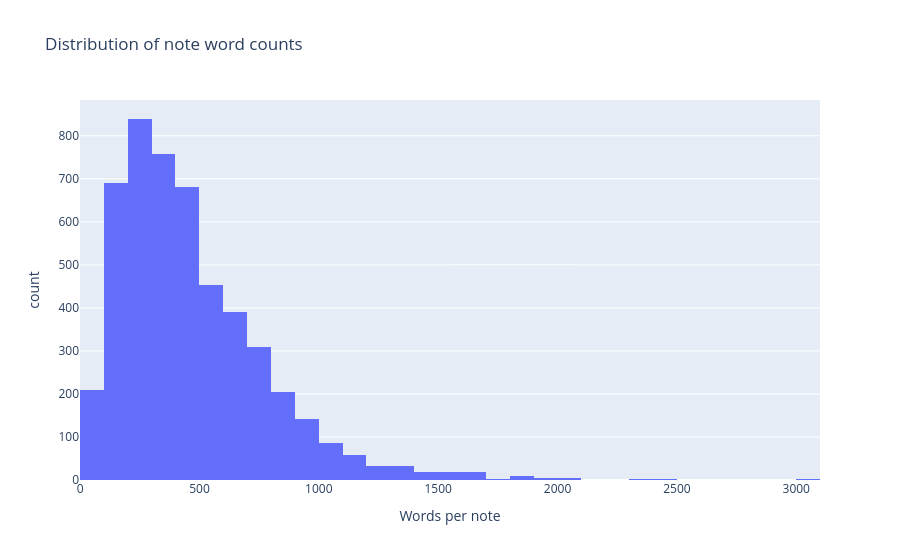

The code cell stored with this chart in its notebook:
### Markdown cell above
## 4. Text Length Distribution

### Code cell
df['word_count'] = df['transcription'].dropna().apply(lambda t: len(t.split()))

fig = px.histogram(
    df, x='word_count',
    nbins=60,
    title='Distribution of note word counts',
    labels={'word_count': 'Words per note'},
)
fig.show()

print(df['word_count'].describe().round(0).astype(int))

### Figure 1 — Plotly figure (JSON) as saved in the notebook; plotly's stock layout.template omitted (floating-point values rounded to 4 significant figures; data arrays with more than 128 entries replaced by an {"elided": "..."} marker saying what was removed)
{"data": [{"bingroup": "x", "hovertemplate": "Words per note=%{x}<br>count=%{y}<extra></extra>", "legendgroup": "", "marker": {"color": "#636efa", "pattern": {"shape": ""}}, "name": "", "nbinsx": 60, "orientation": "v", "showlegend": false, "type": "histogram", "x": {"elided": "4999 float values"}, "xaxis": "x", "yaxis": "y"}], "layout": {"barmode": "relative", "legend": {"tracegroupgap": 0}, "title": {"text": "Distribution of note word counts"}, "xaxis": {"anchor": "y", "domain": [0, 1], "title": {"text": "Words per note"}}, "yaxis": {"anchor": "x", "domain": [0, 1], "title": {"text": "count"}}}}
